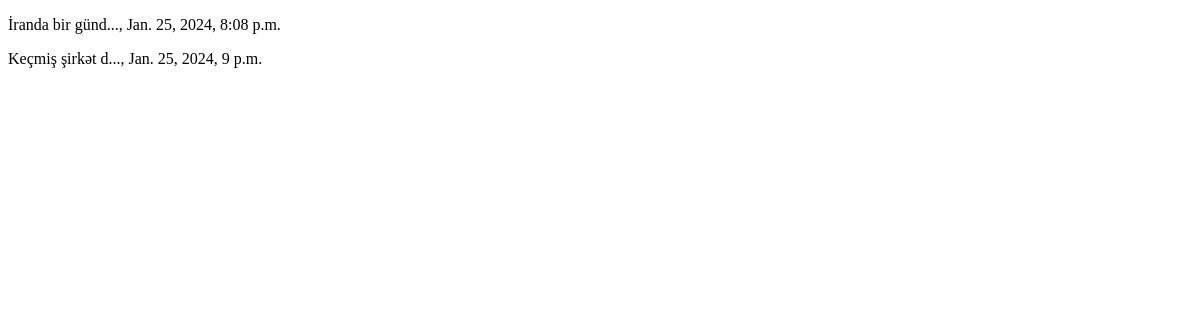
Before: / with the older database file.
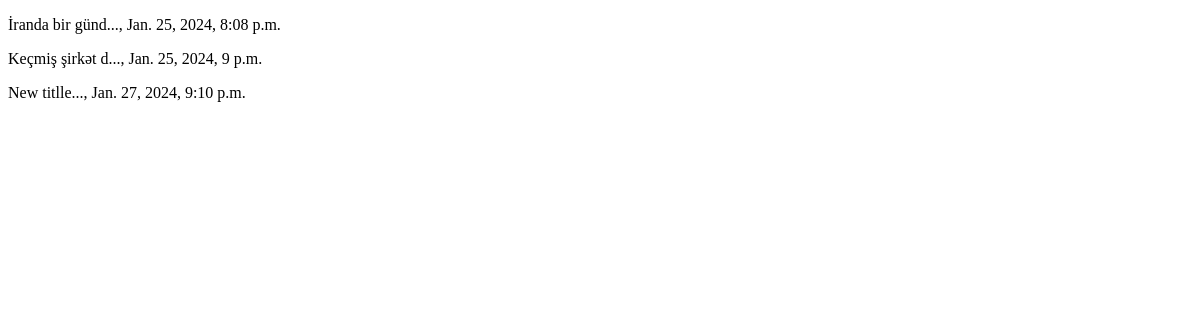
After: the same page with the newer database file.
### feeds/models.py (models this page shows, shortened)
class Feed(models.Model):
    title = models.CharField(max_length=256)
    body = models.TextField(max_length=3000)
    published_at = models.DateTimeField(auto_now_add=True)
    views_count = models.PositiveIntegerField(default=0, editable=False)
    def __str__(self) -> str:
        return f"{self.title[:15]}..."

### feeds/views.py (the view)
# urls.py: path("", home, name="home"),
def home(request):
    sort_by_view = request.GET.get("sort_by_view_count")
    by_latest = request.GET.get("by_latest")
    by_oldest = request.GET.get("by_oldest")
    feeds = Feed.objects.all()
    if sort_by_view:
        feeds = Feed.objects.order_by("-views_count")
    if by_latest:
        feeds.order_by("-published_at")
    if by_oldest:
        feeds.order_by("published_at")
    context = {
        "feeds": feeds
    }
    return render(request, "feeds/home.html", context)

### feeds/templates/feeds/home.html (shortened to what this page needs)
<!DOCTYPE html>
<html lang="en">
<head>
</head>
<body>
    {% for feed in feeds %}
    <p>{{ feed }}, {{ feed.published_at }}</p>
    {% endfor %}
</body>
</html>

Changed rows visible on the page:
added Feed: title "New titlle...", published_at "Jan. 27, 2024, 9:10 p.m."
